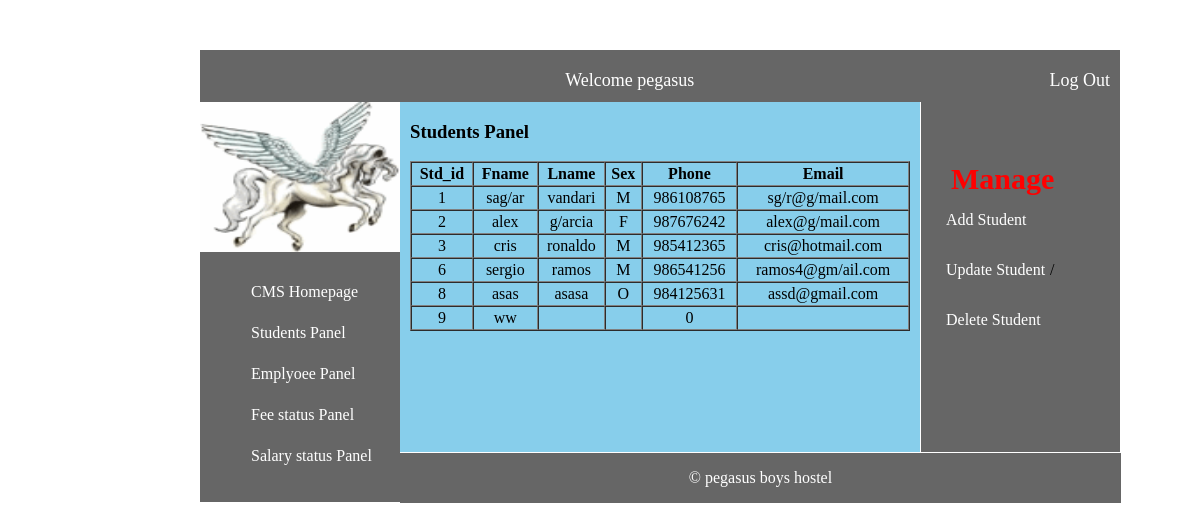
/student_list.php (signed in), run on the app's committed database.
### tables this page shows
CREATE TABLE `std_registration` (
  `std_id` int(10) UNSIGNED NOT NULL,
  `std_fname` text NOT NULL,
  `std_lname` text NOT NULL,
  `std_email` varchar(30) NOT NULL,
  `std_contact` int(2) UNSIGNED NOT NULL,
  `std_admitdate` date NOT NULL,
  `std_edulevel` varchar(15) DEFAULT NULL,
  `std_institute` mediumtext,
  `std_sex` enum('M','F','O') NOT NULL,
  `std_course` varchar(20) DEFAULT NULL,
  `std_jobinstitute` mediumtext NOT NULL
);

### student_list.php (the view, shortened to what this page needs)
<!DOCTYPE html PUBLIC "-//W3C//DTD XHTML 1.0 Transitional//EN" "http://www.w3.org/TR/xhtml1/DTD/xhtml1-transitional.dtd">
<html xmlns="http://www.w3.org/1999/xhtml">
<head>
</head>
<link rel="stylesheet" href="style1.css"  type="text/css" />
<body>
<div class="mainwrapper">
	<div class="header">
	</div>
    	<div class="welcome">
      <?php
      include('includes/header.php'); ?>
            <br clear="all" />
    </div>
	<div class="content">
        <div class="box1">
          <div class="logo">
           <?php include("includes/logo.php") ?>
            </div>
               <?php include("includes/sidebar.php") ?>
        </div>
        <div class="box2">
		  <h3>Students Panel</h3>
			<table width="100%" border="1" cellpadding="2" cellspacing="0" style="text-align:center;">
  <tr>
    <th>Std_id</th>
    <th>Fname</th>
    <th>Lname</th>
    <th>Sex</th>
    <th>Phone </th>
    <th>Email </th>
  </tr>
  <?php
    $q="SELECT * FROM std_registration";
     $result=mysql_query($q);
     $n=mysql_num_rows($result);
     for($i=1; $i<=$n; $i++)
      {
	      $row=mysql_fetch_array($result);
         ?>
   	      <tr>
    	       <td><?php echo $row['std_id'];?></td>
              <td><?php echo $row['std_fname']?></td>
               <td><?php echo $row['std_lname']?></td>
               <td><?php echo $row['std_sex']?></td>
               <td><?php echo $row['std_contact']?></td>
               <td><?php echo $row['std_email']?></td>
         </tr>
        <?php
      }
	       ?>
  </table>
</div>
	</div>
<div class="box3">
            <div class="manage"><b>Manage </b></div>
          <?php include("includes/managestd.php"); ?>
            </div>
  </div>
	<div class="footer">
    <?php include("includes/footer.php"); ?>
	</div>
</body>
</html>

### style1.css (style rules this page uses)
body { margin:0px; background-image: url("sunset.jpg"); }
.mainwrapper { width:1000px; margin-left: 200px; margin-top:-100px; }
.header { width:800px; height:150px; background-color:#999; background:url(images/header.png); }
.welcome { width:900px; height:50px; background-color:#666; padding-left:10px; padding-right:10px; padding-top:2px; float: left; }
.content { width:1000px; background-color:#093; margin-top:10px; }
.box1 { float:left; width:200px; background-color:#666; height:400px; }
.box2 { float:left; width:500px; height:349px; background-color: skyblue; padding-left:10px; padding-right:10px; padding-bottom:1px; }
.box3 { float:left; width:199px; height:350px; background-color:#666; margin-left:1px; }
.manage { margin-left: 30px; margin-top: 60px; }
.manage b { color: red; font-size: 30px; }
.footer { width:721px; height:50px; background-color:#666; float:left; margin-top:1px; }

### data on the page
std_registration: std_id "1", std_fname "sag/ar", std_lname "vandari", std_sex "M", std_contact "986108765", std_email "sg/r@g/mail.com"
std_registration: std_id "2", std_fname "alex", std_lname "g/arcia", std_sex "F", std_contact "987676242", std_email "alex@g/mail.com"
std_registration: std_id "3", std_fname "cris", std_lname "ronaldo", std_sex "M", std_contact "985412365", std_email "cris@hotmail.com"
std_registration: std_id "6", std_fname "sergio", std_lname "ramos", std_sex "M", std_contact "986541256", std_email "ramos4@gm/ail.com"
std_registration: std_id "8", std_fname "asas", std_lname "asasa", std_sex "O", std_contact "984125631", std_email "assd@gmail.com"
std_registration: std_id "9", std_fname "ww", std_contact "0"

### other printed values
$_SESSION['username'] "pegasus"
